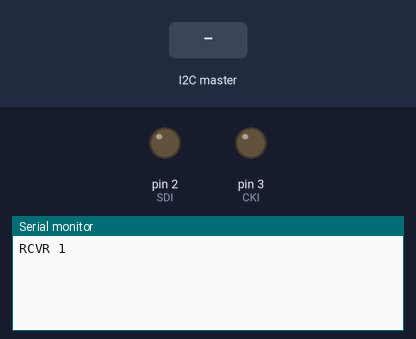
This sketch was run on a simulated Arduino Uno, built with avr-gcc and run on an emulated ATmega328P. On the bench: output pins drawn as LEDs (lit = HIGH), the last lines printed to the serial monitor. The test bench sets the inputs (shaded band).

Above: at 1.2 s.
1.3 s: the I2C master sends the byte 1
At 1.9 s:
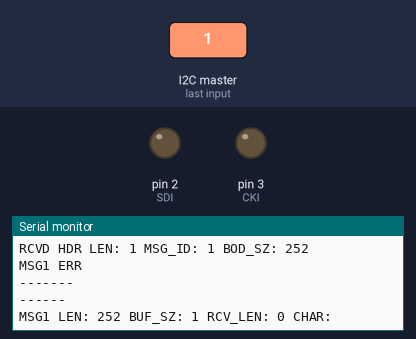
2.8 s: the I2C master sends the byte 0
At 3.7 s:
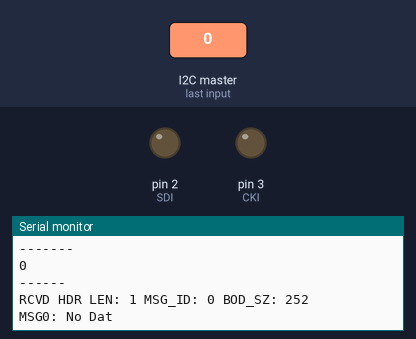
4.3 s: the I2C master sends the byte 2
At 5.4 s:
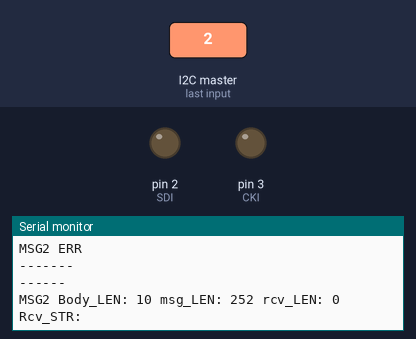

The sketch:

VarMesTest.ino
```cpp
//#define CMDR
#ifndef CMDR
#define RCVR
#endif

#include <Wire.h> //Arduino library that enables I2C functionality
#include "Mesgs.h"

#ifdef CMDR
#include "i2c_cmd.h"
#else
#include "i2c_rcv.h"
byte RCVR_ID = 1; //Change this ID for each reciever when uploading.
#endif

//Globals
const byte NUM_RECV=1;      //Number of receivers to address
const int S_BUFF_LEN=120;    //Serial buffer length

byte msg_id=0;
char s_buff[S_BUFF_LEN];    //Serial buffer

Mesg* mesg[]  = { new mesg0(), new mesg1(), new mesg2() };
byte MMAX = 3;

/*Setup loop******************************************************/
void setup()
{
  const int SDI = 2;          //Serial PIN Red wire (not the red 5v wire)
  const int CKI = 3;          //Clock PIN Green wire

  pinMode(SDI, OUTPUT);
  pinMode(CKI, OUTPUT);

  Serial.begin(19200);

#ifdef CMDR
  Wire.begin(); // join I2C bus (address here is optional for master)

  Serial.println("CMDR");
#else
  Wire.begin(RCVR_ID);                 // Join I2C bus as a listener
  Wire.onReceive(RecvCallbackFunc);    // The commander commands us
  Wire.onRequest(ReqCallbackFunc);     // The commander asks us to report.

  sprintf(s_buff,"RCVR %d",RCVR_ID);
  Serial.println(s_buff);
#endif
}

/*Main loop****************************************************/
void loop()
{
  msg_id = msg_id % MMAX;


#ifdef CMDR
  mesg[ msg_id ]->send();
  mesg [ msg_id ]->query();
  if (msg_id == (MMAX-1)) delay(5000);
#endif

  msg_id ++;
}
```

Mesgs.h
```cpp
/*Mesg.h
 * A generic message sending class for defined message types.
 */

#ifndef MESGS_H
#define MESGS_H
#include "extern.h"

#ifdef CMDR
#include "i2c_cmd.h"
#else
#include "i2c_rcv.h"
#endif

class mesg0 : public Mesg
{
  public:
#ifdef CMDR
    void send()
    {
      HEADER h;
      h.id = 0;
      h.num = 0;

      Serial.println("MSG0 send");
      sendAll( sizeof(HEADER), (byte *)&h );  //Notify all the receivers of the change.
    };
#else
    void receive(int num_bytes) {
      Serial.println("MSG0: No Dat");
    };
#endif
    void query() {};
 };

class mesg1 : public Mesg
{
  private:
    struct BODY {
      char c;
    }; // __attribute__((packed));

    struct MSG {
      HEADER h;
      struct BODY b;
    }; // __attribute__((packed));
  public:
#ifdef CMDR
    void send()
    {
      struct MSG msg;
      msg.h.id = 1;
      msg.h.num = sizeof(struct BODY);
      msg.b.c = 'a';

      Serial.println("MSG1 send 'a'");

      sendAll( sizeof(struct MSG), (byte *)&msg );  //Notify all the receivers of the change.
    };
#else
    void receive(int num_bytes)
    {
      struct BODY b;
      if (num_bytes != sizeof(b))
      {
        Serial.println("MSG1 ERR");
      }
      int c=receiveBytes(num_bytes, (char *)&b);
      sprintf(s_buff, "MSG1 LEN: %d BUF_SZ: %d RCV_LEN: %d CHAR: %c", num_bytes, sizeof(b), c, b.c);
      Serial.println(s_buff);
    }
#endif
    void query() {};
 };


class mesg2 : public Mesg
{
  private:
    struct BODY {
      char c[10];
    }; // __attribute__((packed));

    struct MSG {
      HEADER h;
      struct BODY b;
    }; // __attribute__((packed));
  public:
#ifdef CMDR
    void send()
    {
      struct MSG msg;
      msg.h.id = 2;
      msg.h.num = sizeof(struct BODY);
      char c[]="Testing.\n";
      strcpy(msg.b.c,c);

      Serial.println("MSG2 send Testing");
      sendAll( sizeof(struct MSG), (byte *)&msg );  //Notify all the receivers of the change.
    };
#else
    void receive(int num_bytes)
    {
      struct BODY b;
      if (num_bytes != sizeof(struct BODY))
      {
        Serial.println("MSG2 ERR");
      }
      int c = receiveBytes(num_bytes, (char *)&b);
      sprintf(s_buff, "MSG2 Body_LEN: %d msg_LEN: %d rcv_LEN: %d Rcv_STR: %s", sizeof(struct BODY), num_bytes, c, b.c);
      Serial.println(s_buff);
    }
#endif
    void query() {};
 };
#endif
```

extern.h
```cpp
#ifndef EXTERN_H
#define EXTERN_H

#include "mesg.h"

typedef struct HEADER_S
{
  byte id;    //Pattern ID
  byte num;   //Length of message.
} HEADER; // __attribute__((packed)) HEADER;

extern const byte NUM_RECV;     //Number of receivers to address
extern const int SDI;           //Serial PIN Red wire (not the red 5v wire)
extern const int CKI;           //Clock PIN Green wire
extern Mesg* mesg[];
extern const int S_BUFF_LEN;
extern char s_buff[];
extern byte msg_id;

#ifdef RCVR
//void RecvCallbackFunc(int Press);
//void ReqCallbackFunc();
int receiveBytes(int num, byte* dest);
#endif

#endif
```

i2c_rcv.h
```cpp
/*I2C_rcv.h
 * Listen for orders and requests from the commander.
 */
#ifdef RCVR
#ifndef I2C_RCV_H
#define I2C_RCV_H

#include <Wire.h>
#include "extern.h"

int receiveBytes(int num, byte* dest)
{
  int i=0;
  byte c;
  Serial.println("-------");
  while( Wire.available() )
  {
    if (i >= num) break;
    c = Wire.read();
    Serial.print(c);
    dest[i] = (byte)c;
    ++i;
  }
  Serial.println("\n------");
  return i;
}

/*Function/Event call****************************************************************************/
void RecvCallbackFunc(int Press)
{
  HEADER hdr;
  int x = receiveBytes(sizeof(hdr), (byte *)&hdr);

  sprintf(s_buff,"RCVD HDR LEN: %d MSG_ID: %d BOD_SZ: %d", x, hdr.id, hdr.num);
  Serial.println(s_buff);

  mesg[ hdr.id ]->receive(hdr.num);
  msg_id = hdr.id;
}


void ReqCallbackFunc()
{
  /*This function gets called as an interrupt whenever the commander
   * wants status.
   */
   /*Until the code is more sophisticated, this is a simple request
    * for a the loop_status global variable. See enum for mask attributes.
    */
  Wire.write(1);
  //TODO might want to clear some status here?
}
#endif
#endif
```

mesg.h
```cpp
#ifndef MESG_H
#define MESG_H
#include "extern.h"

class Mesg
{
  public:
#ifdef CMDR
    virtual void send() = 0;
#else
    virtual void receive(int num_bytes) = 0;
#endif
    virtual void query() = 0;
};
#endif
```

Measured:
- after the input at 1.3 s, the serial monitor: prints a new line at once (image 1)
- after the input at 2.8 s, the serial monitor: prints a new line at once (image 2)
- after the input at 4.3 s, the serial monitor: prints a new line at once (image 3)
